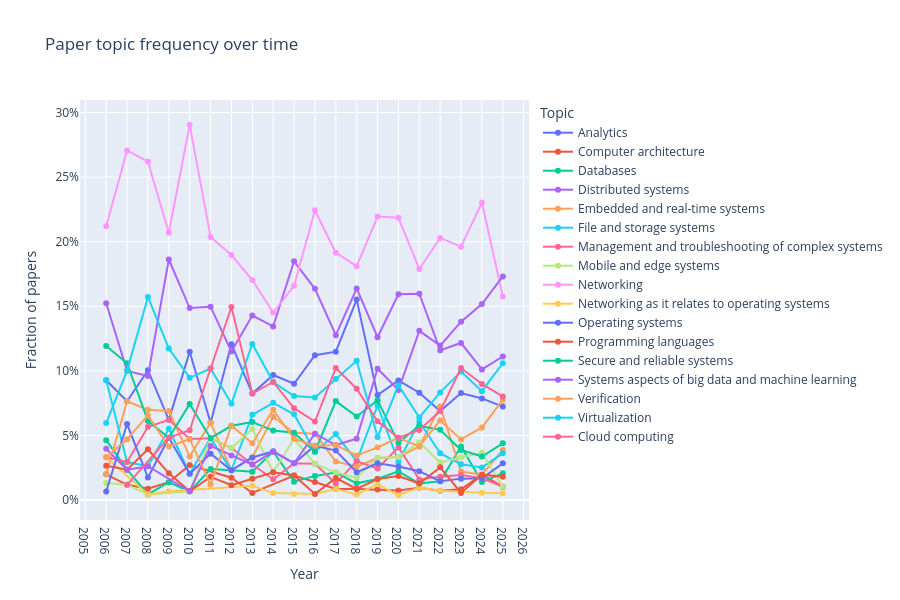

Notebook cell for this chart:
### Markdown cell above
## 4 · Topic trend lines

### Code cell
topics = (repo / "sosp26_topics.txt").read_text().strip().splitlines()
print(f"Topics ({len(topics)}):", topics)

trends = topic_trends_embedding(editions, topics)

fig = px.line(
    trends, x="year", y="frequency", color="topic",
    markers=True,
    title="Paper topic frequency over time",
    labels={"frequency": "Fraction of papers", "year": "Year", "topic": "Topic"},
)
fig.update_layout(
    xaxis=dict(dtick=1),
    yaxis=dict(tickformat=".0%"),
    hovermode="x unified",
    height=600,
)
fig.show()

### Figure 1 — Plotly figure (JSON) as saved in the notebook; plotly's stock layout.template omitted (floating-point values rounded to 4 significant figures)
{"data": [{"hovertemplate": "Topic=Analytics<br>Year=%{x}<br>Fraction of papers=%{y}<extra></extra>", "legendgroup": "Analytics", "line": {"color": "#636efa", "dash": "solid"}, "marker": {"symbol": "circle"}, "mode": "lines+markers", "name": "Analytics", "orientation": "v", "showlegend": true, "type": "scatter", "x": [2006, 2007, 2008, 2009, 2010, 2011, 2012, 2013, 2014, 2015, 2016, 2017, 2018, 2019, 2020, 2021, 2022, 2023, 2024, 2025], "xaxis": "x", "y": [0.09272, 0.07647, 0.1004, 0.06207, 0.1149, 0.05988, 0.1207, 0.08242, 0.09677, 0.09005, 0.1121, 0.1149, 0.1552, 0.0813, 0.09259, 0.08307, 0.06884, 0.08287, 0.07865, 0.07235], "yaxis": "y"}, {"hovertemplate": "Topic=Computer architecture<br>Year=%{x}<br>Fraction of papers=%{y}<extra></extra>", "legendgroup": "Computer architecture", "line": {"color": "#EF553B", "dash": "solid"}, "marker": {"symbol": "circle"}, "mode": "lines+markers", "name": "Computer architecture", "orientation": "v", "showlegend": true, "type": "scatter", "x": [2006, 2007, 2008, 2009, 2010, 2012, 2013, 2015, 2016, 2017, 2018, 2019, 2020, 2021, 2022, 2023, 2024, 2025], "xaxis": "x", "y": [0.01987, 0.01176, 0.008734, 0.01379, 0.02703, 0.01724, 0.005495, 0.01896, 0.01402, 0.008511, 0.008621, 0.00813, 0.007407, 0.009585, 0.007246, 0.008287, 0.01966, 0.01034], "yaxis": "y"}, {"hovertemplate": "Topic=Databases<br>Year=%{x}<br>Fraction of papers=%{y}<extra></extra>", "legendgroup": "Databases", "line": {"color": "#00cc96", "dash": "solid"}, "marker": {"symbol": "circle"}, "mode": "lines+markers", "name": "Databases", "orientation": "v", "showlegend": true, "type": "scatter", "x": [2006, 2007, 2008, 2009, 2010, 2011, 2012, 2013, 2014, 2015, 2016, 2017, 2018, 2019, 2020, 2021, 2022, 2023, 2024, 2025], "xaxis": "x", "y": [0.04636, 0.02353, 0.004367, 0.01379, 0.006757, 0.02395, 0.02299, 0.02198, 0.03763, 0.01422, 0.01869, 0.02128, 0.01293, 0.01626, 0.02222, 0.01278, 0.01449, 0.04144, 0.01404, 0.02067], "yaxis": "y"}, {"hovertemplate": "Topic=Distributed systems<br>Year=%{x}<br>Fraction of papers=%{y}<extra></extra>", "legendgroup": "Distributed systems", "line": {"color": "#ab63fa", "dash": "solid"}, "marker": {"symbol": "circle"}, "mode": "lines+markers", "name": "Distributed systems", "orientation": "v", "showlegend": true, "type": "scatter", "x": [2006, 2007, 2008, 2009, 2010, 2011, 2012, 2013, 2014, 2015, 2016, 2017, 2018, 2019, 2020, 2021, 2022, 2023, 2024, 2025], "xaxis": "x", "y": [0.1523, 0.1, 0.09607, 0.1862, 0.1486, 0.1497, 0.1149, 0.1429, 0.1344, 0.1848, 0.1636, 0.1277, 0.1638, 0.126, 0.1593, 0.1597, 0.1159, 0.1215, 0.1011, 0.1111], "yaxis": "y"}, {"hovertemplate": "Topic=Embedded and real-time systems<br>Year=%{x}<br>Fraction of papers=%{y}<extra></extra>", "legendgroup": "Embedded and real-time systems", "line": {"color": "#FFA15A", "dash": "solid"}, "marker": {"symbol": "circle"}, "mode": "lines+markers", "name": "Embedded and real-time systems", "orientation": "v", "showlegend": true, "type": "scatter", "x": [2006, 2007, 2008, 2009, 2010, 2011, 2012, 2013, 2014, 2015, 2016, 2017, 2018, 2019, 2020, 2021, 2022, 2023, 2024, 2025], "xaxis": "x", "y": [0.01987, 0.07647, 0.06987, 0.06897, 0.03378, 0.05988, 0.02299, 0.03297, 0.06452, 0.05213, 0.0514, 0.02979, 0.02586, 0.03252, 0.03333, 0.04153, 0.07246, 0.0221, 0.01966, 0.03876], "yaxis": "y"}, {"hovertemplate": "Topic=File and storage systems<br>Year=%{x}<br>Fraction of papers=%{y}<extra></extra>", "legendgroup": "File and storage systems", "line": {"color": "#19d3f3", "dash": "solid"}, "marker": {"symbol": "circle"}, "mode": "lines+markers", "name": "File and storage systems", "orientation": "v", "showlegend": true, "type": "scatter", "x": [2006, 2007, 2008, 2009, 2010, 2011, 2012, 2013, 2014, 2015, 2016, 2017, 2018, 2019, 2020, 2021, 2022, 2023, 2024, 2025], "xaxis": "x", "y": [0.09272, 0.02941, 0.0262, 0.05517, 0.02027, 0.0479, 0.02299, 0.06593, 0.07527, 0.06635, 0.03738, 0.05106, 0.03017, 0.07317, 0.02963, 0.0607, 0.03623, 0.02762, 0.02528, 0.03618], "yaxis": "y"}, {"hovertemplate": "Topic=Management and troubleshooting of complex systems<br>Year=%{x}<br>Fraction of papers=%{y}<extra></extra>", "legendgroup": "Management and troubleshooting of complex systems", "line": {"color": "#FF6692", "dash": "solid"}, "marker": {"symbol": "circle"}, "mode": "lines+markers", "name": "Management and troubleshooting of complex systems", "orientation": "v", "showlegend": true, "type": "scatter", "x": [2006, 2007, 2008, 2009, 2010, 2011, 2012, 2013, 2014, 2015, 2016, 2017, 2018, 2019, 2020, 2021, 2022, 2023, 2024, 2025], "xaxis": "x", "y": [0.03311, 0.02941, 0.05677, 0.06207, 0.0473, 0.0479, 0.04023, 0.02747, 0.01613, 0.02844, 0.02804, 0.01277, 0.03017, 0.02439, 0.04074, 0.01597, 0.01812, 0.01934, 0.01685, 0.01034], "yaxis": "y"}, {"hovertemplate": "Topic=Mobile and edge systems<br>Year=%{x}<br>Fraction of papers=%{y}<extra></extra>", "legendgroup": "Mobile and edge systems", "line": {"color": "#B6E880", "dash": "solid"}, "marker": {"symbol": "circle"}, "mode": "lines+markers", "name": "Mobile and edge systems", "orientation": "v", "showlegend": true, "type": "scatter", "x": [2006, 2007, 2008, 2010, 2011, 2012, 2013, 2014, 2015, 2016, 2017, 2018, 2019, 2020, 2021, 2022, 2023, 2024, 2025], "xaxis": "x", "y": [0.01325, 0.01176, 0.004367, 0.006757, 0.0479, 0.04023, 0.05495, 0.02151, 0.04739, 0.02804, 0.02128, 0.01724, 0.03252, 0.03333, 0.04473, 0.02899, 0.03315, 0.03652, 0.01034], "yaxis": "y"}, {"hovertemplate": "Topic=Networking<br>Year=%{x}<br>Fraction of papers=%{y}<extra></extra>", "legendgroup": "Networking", "line": {"color": "#FF97FF", "dash": "solid"}, "marker": {"symbol": "circle"}, "mode": "lines+markers", "name": "Networking", "orientation": "v", "showlegend": true, "type": "scatter", "x": [2006, 2007, 2008, 2009, 2010, 2011, 2012, 2013, 2014, 2015, 2016, 2017, 2018, 2019, 2020, 2021, 2022, 2023, 2024, 2025], "xaxis": "x", "y": [0.2119, 0.2706, 0.262, 0.2069, 0.2905, 0.2036, 0.1897, 0.1703, 0.1452, 0.1659, 0.2243, 0.1915, 0.181, 0.2195, 0.2185, 0.1789, 0.2029, 0.1961, 0.2303, 0.1576], "yaxis": "y"}, {"hovertemplate": "Topic=Networking as it relates to operating systems<br>Year=%{x}<br>Fraction of papers=%{y}<extra></extra>", "legendgroup": "Networking as it relates to operating systems", "line": {"color": "#FECB52", "dash": "solid"}, "marker": {"symbol": "circle"}, "mode": "lines+markers", "name": "Networking as it relates to operating systems", "orientation": "v", "showlegend": true, "type": "scatter", "x": [2006, 2008, 2009, 2013, 2014, 2015, 2016, 2017, 2018, 2019, 2020, 2021, 2022, 2024, 2025], "xaxis": "x", "y": [0.03311, 0.004367, 0.006897, 0.01099, 0.005376, 0.004739, 0.004673, 0.008511, 0.00431, 0.0122, 0.003704, 0.009585, 0.007246, 0.005618, 0.005168], "yaxis": "y"}, {"hovertemplate": "Topic=Operating systems<br>Year=%{x}<br>Fraction of papers=%{y}<extra></extra>", "legendgroup": "Operating systems", "line": {"color": "#636efa", "dash": "solid"}, "marker": {"symbol": "circle"}, "mode": "lines+markers", "name": "Operating systems", "orientation": "v", "showlegend": true, "type": "scatter", "x": [2006, 2007, 2008, 2009, 2010, 2011, 2012, 2013, 2014, 2015, 2016, 2017, 2018, 2019, 2020, 2021, 2022, 2023, 2024, 2025], "xaxis": "x", "y": [0.006623, 0.05882, 0.01747, 0.04828, 0.02027, 0.03593, 0.02299, 0.03297, 0.03763, 0.02844, 0.04206, 0.0383, 0.02155, 0.02846, 0.02593, 0.02236, 0.01449, 0.01657, 0.01685, 0.02842], "yaxis": "y"}, {"hovertemplate": "Topic=Programming languages<br>Year=%{x}<br>Fraction of papers=%{y}<extra></extra>", "legendgroup": "Programming languages", "line": {"color": "#EF553B", "dash": "solid"}, "marker": {"symbol": "circle"}, "mode": "lines+markers", "name": "Programming languages", "orientation": "v", "showlegend": true, "type": "scatter", "x": [2006, 2007, 2008, 2009, 2010, 2011, 2012, 2013, 2014, 2015, 2016, 2017, 2018, 2019, 2020, 2021, 2022, 2023, 2024, 2025], "xaxis": "x", "y": [0.02649, 0.02353, 0.0393, 0.02069, 0.006757, 0.01796, 0.01149, 0.01648, 0.02151, 0.01896, 0.004673, 0.01702, 0.008621, 0.01626, 0.01852, 0.01278, 0.02536, 0.005525, 0.01966, 0.01809], "yaxis": "y"}, {"hovertemplate": "Topic=Secure and reliable systems<br>Year=%{x}<br>Fraction of papers=%{y}<extra></extra>", "legendgroup": "Secure and reliable systems", "line": {"color": "#00cc96", "dash": "solid"}, "marker": {"symbol": "circle"}, "mode": "lines+markers", "name": "Secure and reliable systems", "orientation": "v", "showlegend": true, "type": "scatter", "x": [2006, 2007, 2008, 2009, 2010, 2011, 2012, 2013, 2014, 2015, 2016, 2017, 2018, 2019, 2020, 2021, 2022, 2023, 2024, 2025], "xaxis": "x", "y": [0.1192, 0.1059, 0.06114, 0.04828, 0.07432, 0.0479, 0.05747, 0.06044, 0.05376, 0.05213, 0.03738, 0.0766, 0.06466, 0.07724, 0.04444, 0.05751, 0.05435, 0.03867, 0.03371, 0.04393], "yaxis": "y"}, {"hovertemplate": "Topic=Systems aspects of big data and machine learning<br>Year=%{x}<br>Fraction of papers=%{y}<extra></extra>", "legendgroup": "Systems aspects of big data and machine learning", "line": {"color": "#ab63fa", "dash": "solid"}, "marker": {"symbol": "circle"}, "mode": "lines+markers", "name": "Systems aspects of big data and machine learning", "orientation": "v", "showlegend": true, "type": "scatter", "x": [2006, 2007, 2008, 2010, 2011, 2012, 2013, 2014, 2015, 2016, 2017, 2018, 2019, 2020, 2021, 2022, 2023, 2024, 2025], "xaxis": "x", "y": [0.03974, 0.02353, 0.0262, 0.006757, 0.04192, 0.03448, 0.02747, 0.03763, 0.02844, 0.0514, 0.04255, 0.04741, 0.1016, 0.08519, 0.131, 0.1196, 0.1381, 0.1517, 0.1731], "yaxis": "y"}, {"hovertemplate": "Topic=Verification<br>Year=%{x}<br>Fraction of papers=%{y}<extra></extra>", "legendgroup": "Verification", "line": {"color": "#FFA15A", "dash": "solid"}, "marker": {"symbol": "circle"}, "mode": "lines+markers", "name": "Verification", "orientation": "v", "showlegend": true, "type": "scatter", "x": [2006, 2007, 2008, 2009, 2010, 2011, 2012, 2013, 2014, 2015, 2016, 2017, 2018, 2019, 2020, 2021, 2022, 2023, 2024, 2025], "xaxis": "x", "y": [0.03311, 0.04706, 0.0655, 0.04138, 0.0473, 0.01198, 0.05747, 0.04396, 0.06989, 0.04739, 0.04206, 0.04255, 0.03448, 0.04065, 0.04815, 0.04153, 0.06159, 0.04696, 0.05618, 0.07752], "yaxis": "y"}, {"hovertemplate": "Topic=Virtualization<br>Year=%{x}<br>Fraction of papers=%{y}<extra></extra>", "legendgroup": "Virtualization", "line": {"color": "#19d3f3", "dash": "solid"}, "marker": {"symbol": "circle"}, "mode": "lines+markers", "name": "Virtualization", "orientation": "v", "showlegend": true, "type": "scatter", "x": [2006, 2007, 2008, 2009, 2010, 2011, 2012, 2013, 2014, 2015, 2016, 2017, 2018, 2019, 2020, 2021, 2022, 2023, 2024, 2025], "xaxis": "x", "y": [0.0596, 0.1, 0.1572, 0.1172, 0.09459, 0.1018, 0.07471, 0.1209, 0.0914, 0.08057, 0.07944, 0.09362, 0.1078, 0.04878, 0.08889, 0.0639, 0.08333, 0.09945, 0.08427, 0.1059], "yaxis": "y"}, {"hovertemplate": "Topic=Cloud computing<br>Year=%{x}<br>Fraction of papers=%{y}<extra></extra>", "legendgroup": "Cloud computing", "line": {"color": "#FF6692", "dash": "solid"}, "marker": {"symbol": "circle"}, "mode": "lines+markers", "name": "Cloud computing", "orientation": "v", "showlegend": true, "type": "scatter", "x": [2007, 2009, 2010, 2011, 2012, 2013, 2014, 2015, 2016, 2017, 2018, 2019, 2020, 2021, 2022, 2023, 2024, 2025], "xaxis": "x", "y": [0.01176, 0.04828, 0.05405, 0.1018, 0.1494, 0.08242, 0.0914, 0.07109, 0.06075, 0.1021, 0.08621, 0.06098, 0.04815, 0.05431, 0.06884, 0.1022, 0.08989, 0.0801], "yaxis": "y"}], "layout": {"height": 600, "hovermode": "x unified", "legend": {"title": {"text": "Topic"}, "tracegroupgap": 0}, "title": {"text": "Paper topic frequency over time"}, "xaxis": {"anchor": "y", "domain": [0, 1], "dtick": 1, "title": {"text": "Year"}}, "yaxis": {"anchor": "x", "domain": [0, 1], "tickformat": ".0%", "title": {"text": "Fraction of papers"}}}}
